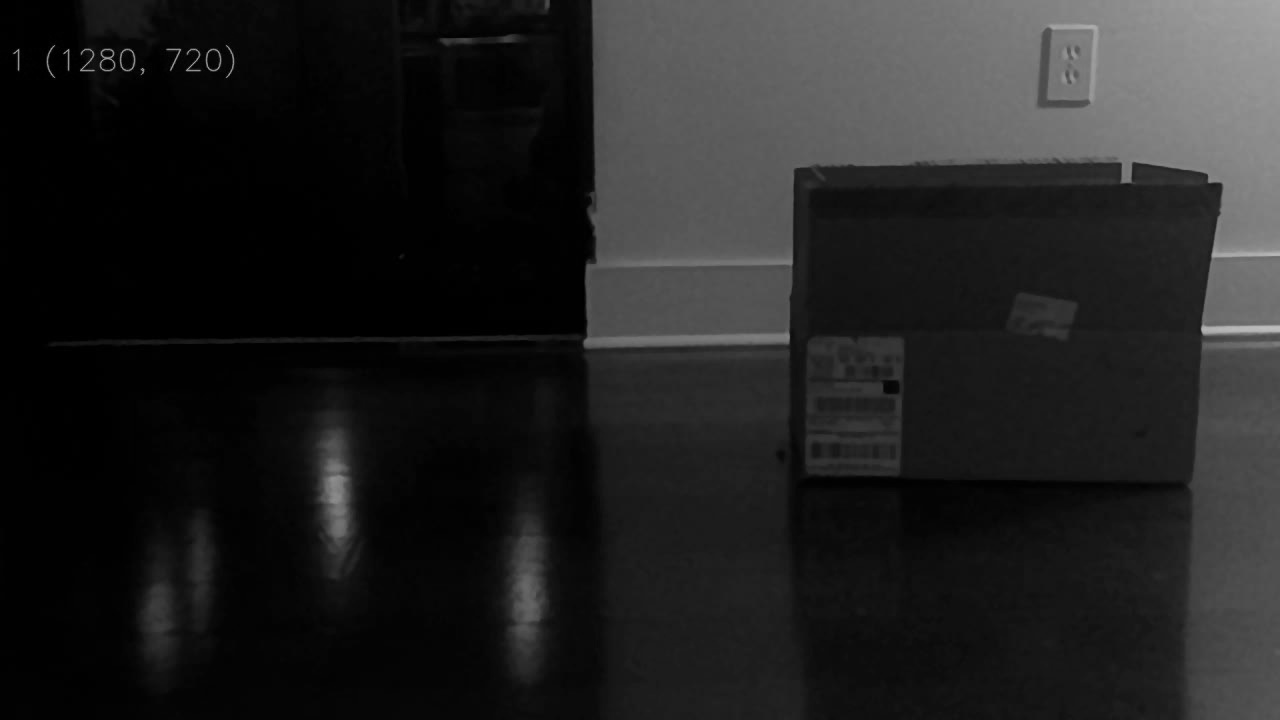
#> input picture Assignment3/1/imagesFromVideo/frame0.jpg, 1280 x 720 px, found by its file name; its folder holds only this picture in this run
$ jupyter execute --allow-errors motionTracking.ipynb
#> lines starting #> are read from the running program, lines starting #| are printed output that depends on the picture
#> further down, Iref is the input picture: shape (720, 1280); min 0, max 191, mean 33.1
[cell 1]
import cv2
import glob
import numpy as np
import matplotlib.pyplot as plt
from scipy.signal import fftconvolve,convolve2d
import math
from PIL import Image
import numpy as np
import copy
from collections import deque

[cell 2]
# [54 lines left out: function image_registration, not called in this run]

[cell 3]
#For computing motion tracking function for two images
def motionTrackingFunction(img1,img2):
    Iref=img1
    Inext=img2
    Iref=np.array(Iref).astype(np.float32)
    Inext=np.array(Inext).astype(np.float32)
    kernel_x = np.array([[-1., 1.], [-1., 1.]])*.25
    kernel_y = np.array([[-1., -1.], [1., 1.]])*.25
    kernel_t = np.array([[1., 1.], [1., 1.]])*.25
    Iref = Iref / 255.
    Inext = Inext / 255.
    Ix=cv2.filter2D(Iref,-1,kernel=kernel_x)
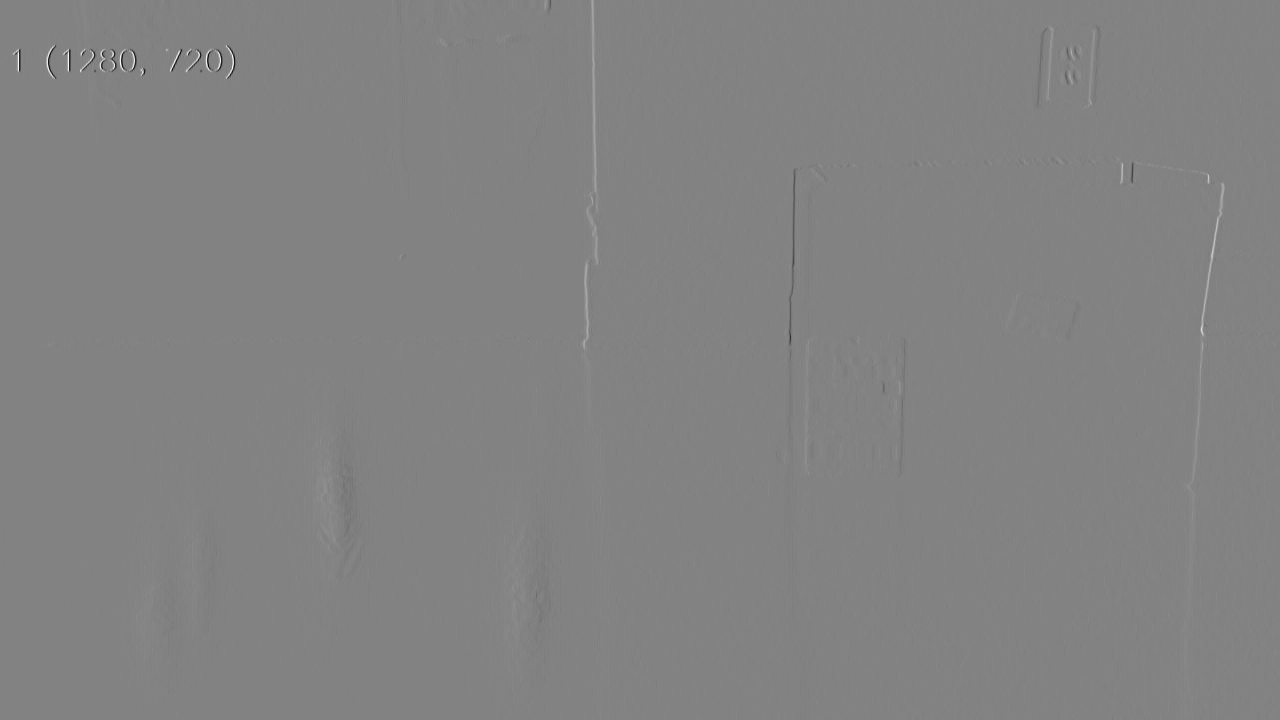
#> Ix: shape (720, 1280) float32; min -0.249, max 0.237, mean 0.000162; drawn with min black and max white
    Iy=cv2.filter2D(Iref,-1,kernel=kernel_y)
    It=cv2.filter2D(Iref,-1,kernel=kernel_t)+cv2.filter2D(Inext,-1,kernel=kernel_x)
    Ix,Iy,It=np.array(Ix),np.array(Iy),np.array(It)
    u=np.divide(It,np.sqrt(np.square(Ix)+np.square(Iy)))
    return u

#> (the rest of this cell did not finish here and is left out)
